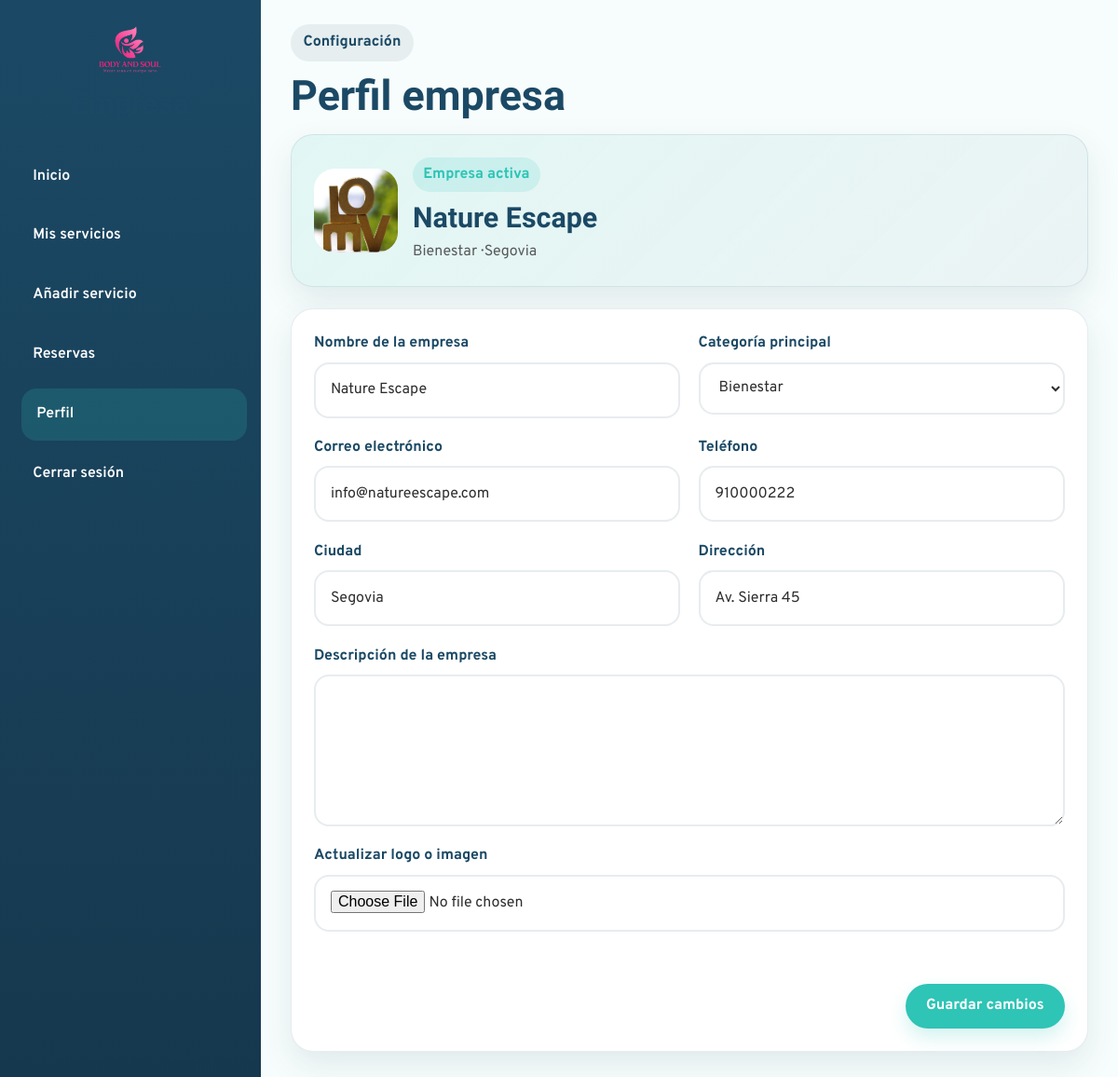
/Empresa/perfil-empresa.php (signed in), run on the app's committed database.
### tables this page shows
CREATE TABLE `empresa` (
  `id_empresa` int(11) NOT NULL,
  `nombre_empresa` varchar(150) NOT NULL,
  `categoria_empresa` varchar(100) NOT NULL,
  `email` varchar(150) NOT NULL,
  `contrasena` varchar(255) NOT NULL,
  `direccion` varchar(255) DEFAULT NULL,
  `telefono` varchar(20) DEFAULT NULL,
  `ciudad_empresa` varchar(100) NOT NULL,
  `descripcion_empresa` text NOT NULL,
  `logo_empresa` varchar(255) DEFAULT NULL,
  `estado` enum('activa','suspendida') NOT NULL DEFAULT 'activa',
  `fecha_registro` datetime NOT NULL DEFAULT current_timestamp()
);

### bd/bdempresa.php (called while the page is built, shortened)
<?php
class bdempresa{
public $pdo = "";
public function __construct($host,$port,$db,$user,$pass) {
    $this->pdo = new PDO("mysql:host=".$host.";port=".$port.";dbname=".$db.";charset=utf8", $user, $pass);
    }
public function sacardatosempresa($idEmpresa){
    $sentencia = "SELECT * FROM empresa WHERE id_empresa = :id LIMIT 1";
    $ejecucion = $this->pdo->prepare($sentencia);
    $ejecucion->execute([
        ":id" => $idEmpresa
    ]);
    $empresa = $ejecucion->fetch(PDO::FETCH_ASSOC);
    return $empresa;
}
}
?>

### bd/bdact.php (called while the page is built, shortened)
<?php
class bdact{
public $pdo = "";
public function __construct($host,$port,$db,$user,$pass) {
    $this->pdo = new PDO("mysql:host=".$host.";port=".$port.";dbname=".$db.";charset=utf8", $user, $pass);
    }
function obtenerCategoriasPadre() {
    $sentencia = "SELECT * FROM categoria WHERE id_categoria_padre IS NULL
            ORDER BY nombre ASC";
    $ejecuccion = $this->pdo->prepare($sentencia);
    $ejecuccion->execute();
    $fila=$ejecuccion->fetchAll(PDO::FETCH_ASSOC);
    return $fila;
}
}
?>

### Empresa/perfil-empresa.php (the view, shortened to what this page needs)
<?php
require_once("head.php");
require_once("../bd/bdempresa.php");
$categorias=$bdact->obtenerCategoriasPadre();
$idEmpresa = $_SESSION["empresa"];
$empresa = $bdempre->sacardatosempresa($idEmpresa);
?>
    <div class="company-main">
      <header class="company-topbar">
        <div class="company-topbar-left">
          <span class="company-page-tag">Configuración</span>
          <h2>Perfil empresa</h2>
        </div>
      </header>
      <main class="company-content">
        <section class="company-profile-hero">
          <div class="company-profile-brand">
            <img src="<?=$empresa["logo_empresa"]?>" alt="<?=$empresa["nombre_empresa"]?>" class="company-profile-logo">
            <div>
              <span class="company-section-badge">Empresa activa</span>
              <h3><?=$empresa["nombre_empresa"]?></h3>
              <p><?=ucfirst($empresa["categoria_empresa"])?> · <?=$empresa["ciudad_empresa"]?></p>
            </div>
          </div>
        </section>
        <section class="company-profile-card">
          <form action="#" method="post" enctype="multipart/form-data" class="company-profile-form">
            <div class="form-grid">
              <div class="form-group">
                <label for="nombre_empresa">Nombre de la empresa</label>
                <input type="text" id="nombre_empresa" name="nombre_empresa" value="<?=$empresa["nombre_empresa"]?>" required>
              </div>
              <div class="form-group">
                <label for="categoria_principal">Categoría principal</label>
                <select id="categoria_principal" name="categoria_principal" required>
                  <?php foreach($categorias as $cat){
                  $selected = ($empresa["categoria_empresa"] == $cat["nombre"]) ? "selected" : "";
                ?>
                  <option value="<?=$cat["nombre"]?>" <?=$selected?>>
                    <?=ucfirst($cat["nombre"])?>
                  </option>
                <?php } ?>
                </select>
              </div>
              <div class="form-group">
                <label for="email_empresa">Correo electrónico</label>
                <input type="email" id="email_empresa" name="email_empresa" value="<?=$empresa["email"]?>" readonly>
              </div>
              <div class="form-group">
                <label for="telefono_empresa">Teléfono</label>
                <input type="text" id="telefono_empresa" name="telefono_empresa" value="<?=$empresa["telefono"]?>" required>
              </div>
              <div class="form-group">
                <label for="ciudad_empresa">Ciudad</label>
                <input type="text" id="ciudad_empresa" name="ciudad_empresa" value="<?=$empresa["ciudad_empresa"]?>" required>
              </div>
              <div class="form-group">
                <label for="direccion_empresa">Dirección</label>
                <input type="text" id="direccion_empresa" name="direccion_empresa" value="<?=$empresa["direccion"]?>" required>
              </div>
              <div class="form-group full-width">
                <label for="descripcion_empresa">Descripción de la empresa</label>
                <textarea id="descripcion_empresa" name="descripcion_empresa" rows="5" required><?=$empresa["descripcion_empresa"]?></textarea>
              </div>
              <div class="form-group full-width">
                <label for="logo_empresa">Actualizar logo o imagen</label>
                <input type="file" id="logo_empresa" name="logo_empresa" accept="image/*">
              </div>
            </div>
            <div class="form-actions">
              <button type="submit" class="btn-primary-company" name="guardar_perfil">Guardar cambios</button>
            </div>
          </form>
        </section>
      </main>
    </div>
  </div>
</body>
</html>

### css/empresa-styles/empresa-index.css (style rules this page uses)
:root { --company-primary: #1B4965; --company-primary-dark: #16384E; --company-secondary: #2EC4B6; --company-accent-soft: rgba(255, 143, 163, 0.16); --company-bg: #F7FDFC; --company-surface: #ffffff; --company-text: #2E2E2E; --company-border: rgba(27, 73, 101, 0.10); --company-shadow: 0 14px 34px rgba(27, 73, 101, 0.10); --company-radius: 24px; --company-transition: all 0.3s ease; }
* { box-sizing: border-box; }
body.company-body { margin: 0; font-family: "Overpass", sans-serif; background-color: var(--company-bg); color: var(--company-text); }
.company-main { display: flex; flex-direction: column; }
.company-topbar { display: flex; justify-content: space-between; align-items: center; gap: 1rem; padding: 1.6rem 2rem 1rem; }
.company-page-tag { display: inline-block; background-color: rgba(27, 73, 101, 0.08); color: var(--company-primary); padding: 0.45rem 0.85rem; border-radius: 999px; font-weight: 700; margin-bottom: 0.7rem; }
.company-topbar-left h2 { margin: 0; font-family: "Sansita", serif; color: var(--company-primary); font-size: clamp(2rem, 4vw, 2.8rem); }
.company-content { padding: 0 2rem 2rem; }
.company-section-badge { display: inline-block; background-color: rgba(46, 196, 182, 0.14); color: var(--company-secondary); padding: 0.35rem 0.7rem; border-radius: 999px; font-weight: 700; margin-bottom: 0.7rem; }

### css/empresa-styles/perfil-empresa.css (style rules this page uses)
:root { --company-primary: #1B4965; --company-primary-dark: #16384E; --company-secondary: #2EC4B6; --company-accent: #FF8FA3; --company-bg: #F7FDFC; --company-surface: #ffffff; --company-text: #2E2E2E; --company-border: rgba(27, 73, 101, 0.10); --company-shadow: 0 14px 34px rgba(27, 73, 101, 0.10); --company-radius: 24px; --company-transition: all 0.3s ease; }
* { box-sizing: border-box; }
body.company-body { margin: 0; font-family: "Overpass", sans-serif; background-color: var(--company-bg); color: var(--company-text); }
.company-main { display: flex; flex-direction: column; }
.company-topbar { display: flex; justify-content: space-between; align-items: center; gap: 1rem; padding: 1.6rem 2rem 1rem; }
.company-page-tag { display: inline-block; background-color: rgba(27, 73, 101, 0.08); color: var(--company-primary); padding: 0.45rem 0.85rem; border-radius: 999px; font-weight: 700; margin-bottom: 0.7rem; }
.company-topbar-left h2 { margin: 0; font-family: "Sansita", serif; color: var(--company-primary); font-size: clamp(2rem, 4vw, 2.8rem); }
.company-content { padding: 0 2rem 2rem; }
.company-profile-hero, .company-profile-card { background-color: var(--company-surface); border: 1px solid var(--company-border); border-radius: var(--company-radius); box-shadow: var(--company-shadow); }
.company-profile-hero { padding: 1.5rem; margin-bottom: 1.4rem; background: linear-gradient(135deg, rgba(46,196,182,0.10), rgba(27,73,101,0.05)); }
.company-profile-brand { display: flex; align-items: center; gap: 1rem; }
.company-profile-logo { width: 90px; height: 90px; border-radius: 22px; object-fit: cover; }
.company-section-badge { display: inline-block; background-color: rgba(46, 196, 182, 0.14); color: var(--company-secondary); padding: 0.35rem 0.7rem; border-radius: 999px; font-weight: 700; margin-bottom: 0.7rem; }
.company-profile-brand h3 { margin: 0 0 0.35rem; font-family: "Sansita", serif; color: var(--company-primary); font-size: 1.9rem; }
.company-profile-brand p { margin: 0; color: rgba(46, 46, 46, 0.78); }
.company-profile-card { padding: 1.5rem; }
.company-profile-form { display: flex; flex-direction: column; gap: 1.5rem; }
.form-grid { display: grid; grid-template-columns: 1fr 1fr; gap: 1.2rem; }
.form-group { display: flex; flex-direction: column; gap: 0.45rem; }
.full-width { grid-column: 1 / -1; }
.form-group label { font-weight: 700; color: var(--company-primary); }
.form-group input, .form-group select, .form-group textarea { width: 100%; padding: 0.95rem 1rem; border-radius: 16px; border: 2px solid rgba(27, 73, 101, 0.10); background-color: #fff; color: var(--company-text); outline: none; transition: var(--company-transition); font: inherit; }
.form-group textarea { resize: vertical; min-height: 120px; }
.form-actions { display: flex; justify-content: flex-end; }
.btn-primary-company { border: none; border-radius: 999px; padding: 0.95rem 1.4rem; font-weight: 700; cursor: pointer; transition: var(--company-transition); background-color: var(--company-secondary); color: #fff; box-shadow: 0 10px 20px rgba(46, 196, 182, 0.2); }

### data on the page
empresa: logo_empresa (picture), nombre_empresa "Nature Escape", categoria_empresa "Bienestar", ciudad_empresa "Segovia", email_empresa "info@natureescape.com", telefono_empresa "910000222", direccion_empresa "Av. Sierra 45"

### other printed values
form field categoria_principal "Bienestar"
